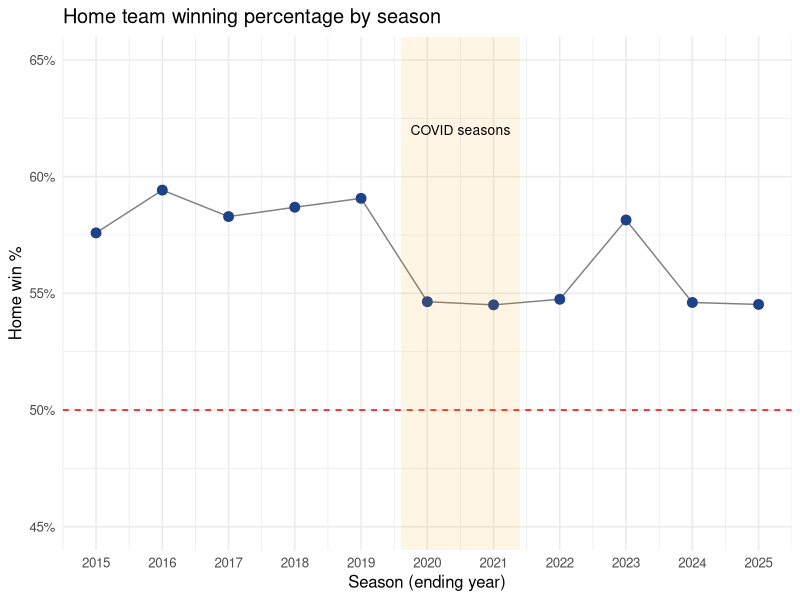
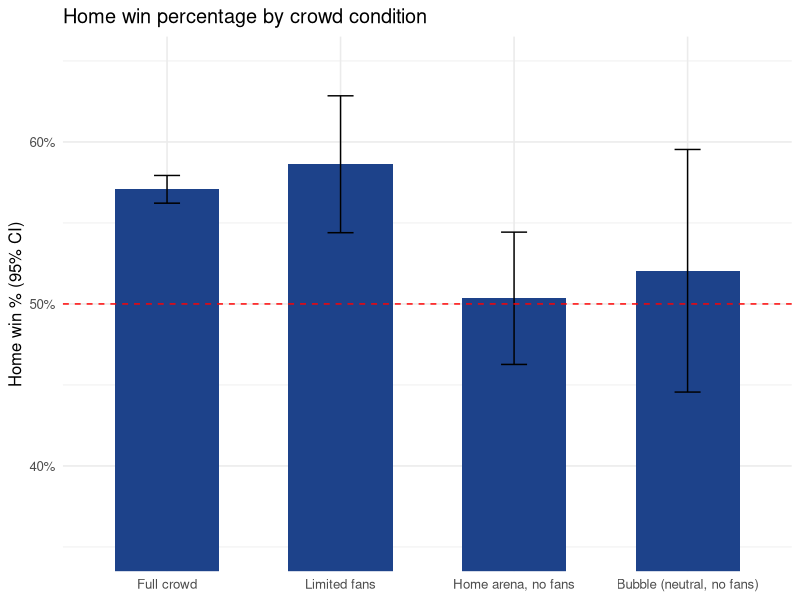
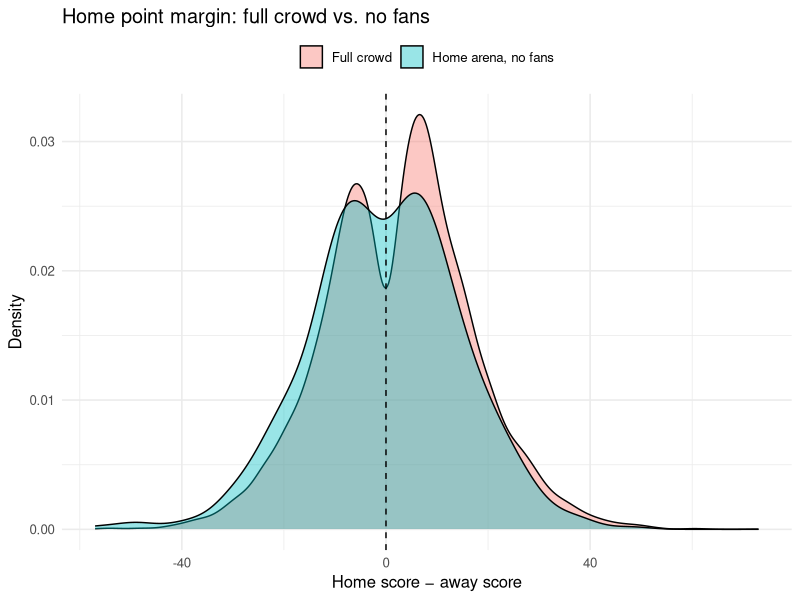
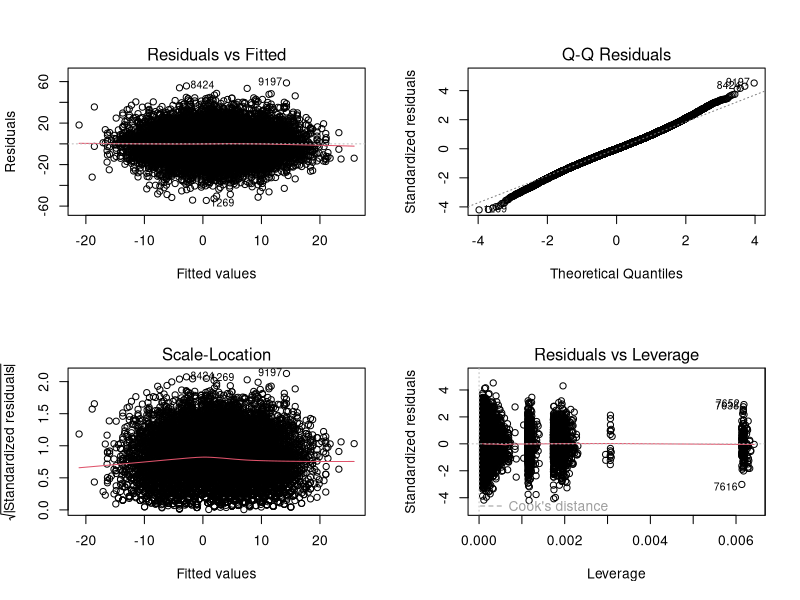
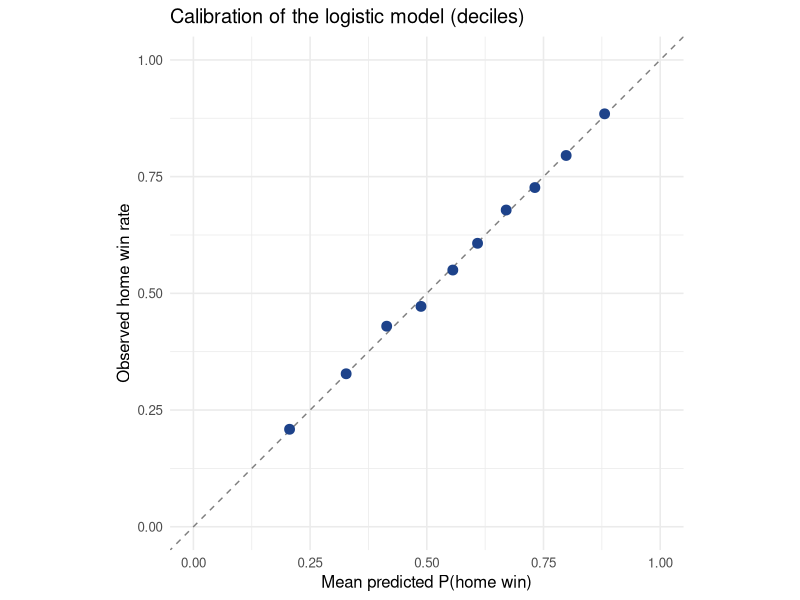

The R source for these figures, in order:
## ---- chunk 1
knitr::opts_chunk$set(echo = TRUE, message = FALSE, warning = FALSE,
                      fig.width = 8, fig.height = 4.5)
library(tidyverse)
library(broom)
library(car)
theme_set(theme_minimal(base_size = 12))
## ---- chunk 2
games <- read_csv("data/nba_games_2015_2025.csv")
## ---- chunk 3
games <- games |>
  mutate(
    home_win = as.integer(home_score > away_score),
    margin   = home_score - away_score,           # 主队净胜分
    bubble   = venue == "ESPN Wide World of Sports Complex",
    crowd = case_when(
      bubble                                   ~ "Bubble (neutral, no fans)",
      season == 2021 & attendance == 0         ~ "Home arena, no fans",
      season == 2021 & attendance < 10000      ~ "Limited fans",
      TRUE                                     ~ "Full crowd"
    ),
    crowd = factor(crowd, levels = c("Full crowd", "Limited fans",
                                     "Home arena, no fans", "Bubble (neutral, no fans)")),
    playoffs = season_type == "Playoffs"
  )

games |> count(crowd) |> knitr::kable(col.names = c("Crowd condition", "Games"))
## ---- chunk 4
team_season <- games |>
  filter(season_type == "Regular") |>
  select(season, home_team, away_team, home_win) |>
  pivot_longer(c(home_team, away_team), names_to = "side", values_to = "team") |>
  mutate(win = if_else(side == "home_team", home_win, 1L - home_win)) |>
  group_by(season, team) |>
  summarise(win_pct = mean(win), .groups = "drop")

games <- games |>
  left_join(team_season, by = c("season", "home_team" = "team")) |>
  rename(home_wpct = win_pct) |>
  left_join(team_season, by = c("season", "away_team" = "team")) |>
  rename(away_wpct = win_pct) |>
  mutate(strength_diff = home_wpct - away_wpct)
## ---- chunk 5
games |>
  group_by(season) |>
  summarise(home_win_pct = mean(home_win), n = n()) |>
  ggplot(aes(season, home_win_pct)) +
  geom_line(color = "grey50") +
  geom_point(size = 3, color = "#1d428a") +
  geom_hline(yintercept = 0.5, linetype = "dashed", color = "red") +
  annotate("rect", xmin = 2019.6, xmax = 2021.4, ymin = -Inf, ymax = Inf,
           alpha = 0.1, fill = "orange") +
  annotate("text", x = 2020.5, y = 0.62, label = "COVID seasons", size = 3.5) +
  scale_x_continuous(breaks = 2015:2025) +
  scale_y_continuous(labels = scales::percent, limits = c(0.45, 0.65)) +
  labs(x = "Season (ending year)", y = "Home win %",
       title = "Home team winning percentage by season")
## ---- chunk 6
era <- games |>
  mutate(era = case_when(season <= 2019 ~ "Pre-COVID (2015–2019)",
                         season >= 2022 ~ "Post-COVID (2022–2025)",
                         TRUE           ~ "COVID (2020–2021)")) |>
  group_by(era) |>
  summarise(home_win_pct = mean(home_win), games = n())
pre_pct  <- era$home_win_pct[era$era == "Pre-COVID (2015–2019)"]
post_pct <- era$home_win_pct[era$era == "Post-COVID (2022–2025)"]
## ---- chunk 7
crowd_summary <- games |>
  group_by(crowd) |>
  summarise(
    games        = n(),
    home_win_pct = mean(home_win),
    se           = sqrt(home_win_pct * (1 - home_win_pct) / games),
    avg_margin   = mean(margin)
  )

crowd_summary |>
  mutate(home_win_pct = scales::percent(home_win_pct, 0.1),
         se = round(se, 3), avg_margin = round(avg_margin, 2)) |>
  knitr::kable(col.names = c("Crowd", "Games", "Home win %", "SE", "Avg home margin"))

ggplot(crowd_summary, aes(crowd, home_win_pct)) +
  geom_col(fill = "#1d428a", width = 0.6) +
  geom_errorbar(aes(ymin = home_win_pct - 1.96 * se, ymax = home_win_pct + 1.96 * se),
                width = 0.15) +
  geom_hline(yintercept = 0.5, linetype = "dashed", color = "red") +
  scale_y_continuous(labels = scales::percent) +
  coord_cartesian(ylim = c(0.35, 0.65)) +
  labs(x = NULL, y = "Home win % (95% CI)",
       title = "Home win percentage by crowd condition")
## ---- chunk 8
games |>
  filter(crowd %in% c("Full crowd", "Home arena, no fans")) |>
  ggplot(aes(margin, fill = crowd)) +
  geom_density(alpha = 0.4) +
  geom_vline(xintercept = 0, linetype = "dashed") +
  labs(x = "Home score − away score", y = "Density", fill = NULL,
       title = "Home point margin: full crowd vs. no fans") +
  theme(legend.position = "top")
## ---- chunk 9
full   <- games |> filter(crowd == "Full crowd")
nofans <- games |> filter(crowd == "Home arena, no fans")
bubble <- games |> filter(crowd == "Bubble (neutral, no fans)")

pt <- prop.test(x = c(sum(full$home_win), sum(nofans$home_win)),
                n = c(nrow(full), nrow(nofans)))
pt
## ---- chunk 10
tt <- t.test(full$margin, nofans$margin)   # 默认就是 Welch t-test（不假设方差相等）
tt
## ---- chunk 11
# 泡泡园区：主队胜率是否显著不同于 50%？
binom.test(sum(bubble$home_win), nrow(bubble), p = 0.5)
## ---- chunk 12
logit <- glm(home_win ~ crowd + strength_diff + playoffs,
             data = games, family = binomial)
summary(logit)
## ---- chunk 13
tidy(logit, exponentiate = TRUE, conf.int = TRUE) |>
  mutate(across(where(is.numeric), \(x) round(x, 3))) |>
  knitr::kable()
## ---- chunk 14
# 把结果翻译成概率：两支实力相当的球队（strength_diff = 0）在常规赛中，主队胜率是多少？
newdata <- tibble(crowd = factor(levels(games$crowd), levels = levels(games$crowd)),
                  strength_diff = 0, playoffs = FALSE)
newdata |>
  mutate(pred_home_win = predict(logit, newdata, type = "response")) |>
  mutate(pred_home_win = scales::percent(pred_home_win, 0.1)) |>
  select(crowd, pred_home_win) |>
  knitr::kable(col.names = c("Crowd", "Predicted home win % (evenly matched teams)"))
## ---- chunk 15
or_tab <- tidy(logit, exponentiate = TRUE, conf.int = TRUE)
or_nofans <- or_tab |> filter(term == "crowdHome arena, no fans")
or_bubble <- or_tab |> filter(term == "crowdBubble (neutral, no fans)")
or_strength_01 <- exp(0.1 * coef(logit)["strength_diff"])   # 胜率差每增加 0.1
## ---- chunk 16
lm_margin <- lm(margin ~ crowd + strength_diff + playoffs, data = games)
summary(lm_margin)
## ---- chunk 17
b <- coef(lm_margin)
## ---- chunk 18
par(mfrow = c(2, 2))
plot(lm_margin)
par(mfrow = c(1, 1))
## ---- chunk 19
vif(lm_margin)   # GVIF^(1/(2*Df)) 小于 ~2 说明没有严重的多重共线性
## ---- chunk 20
# Logistic 回归的校准检查：把预测概率分成 10 组，比较预测胜率和实际胜率
games |>
  mutate(pred = predict(logit, type = "response"),
         bin  = ntile(pred, 10)) |>
  group_by(bin) |>
  summarise(predicted = mean(pred), observed = mean(home_win)) |>
  ggplot(aes(predicted, observed)) +
  geom_abline(linetype = "dashed", color = "grey50") +
  geom_point(size = 3, color = "#1d428a") +
  coord_equal(xlim = c(0, 1), ylim = c(0, 1)) +
  labs(x = "Mean predicted P(home win)", y = "Observed home win rate",
       title = "Calibration of the logistic model (deciles)")
